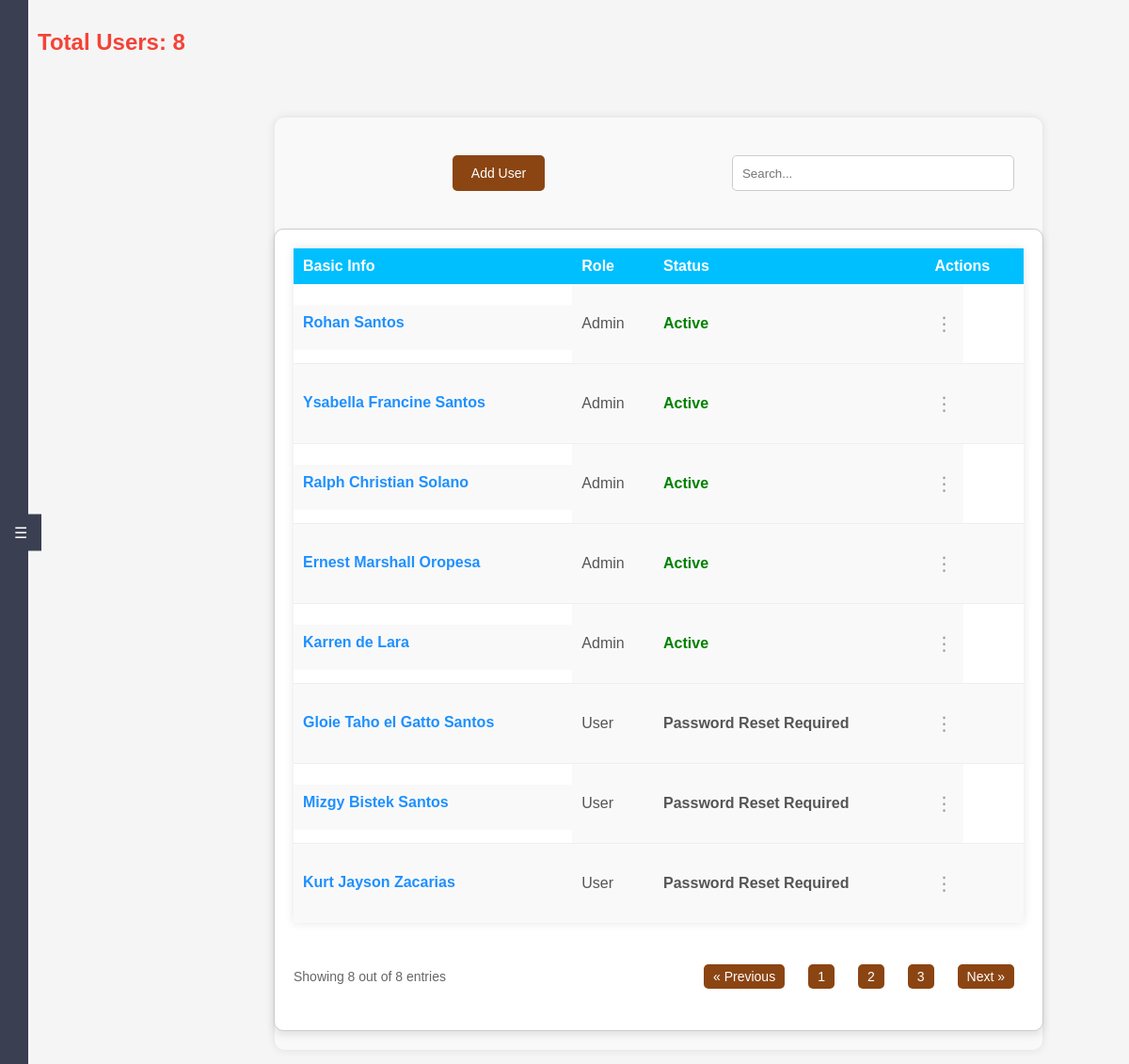
Before: /users (signed in) with the older database file.
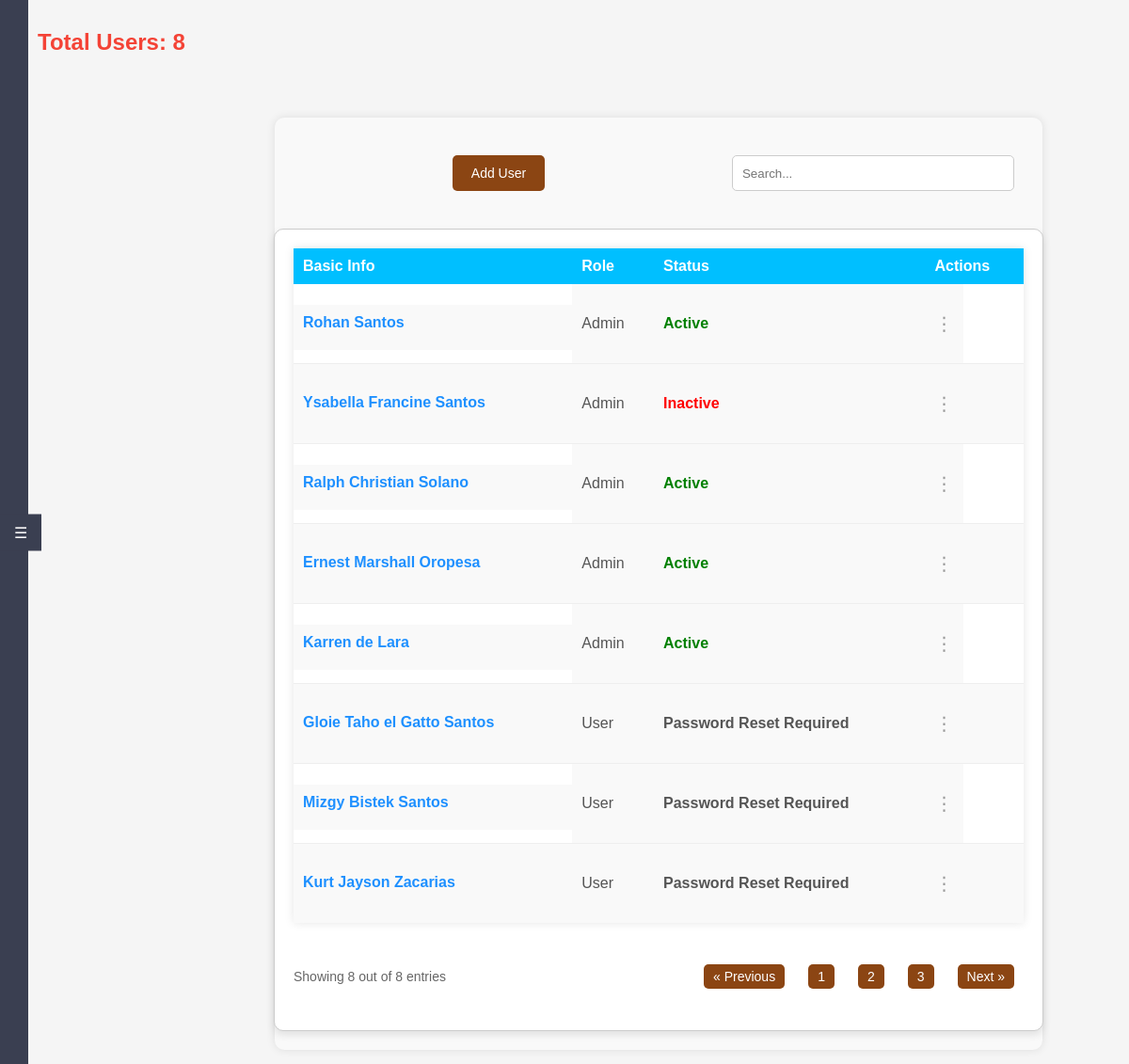
After: the same page with the newer database file.
### tables this page shows
CREATE TABLE "users" (
	"user_id"	INTEGER,
	"userstat_id"	INTEGER,
	"role_id"	INTEGER NOT NULL,
	"username"	TEXT NOT NULL,
	"first_name"	TEXT,
	"last_name"	TEXT,
	"middle_name"	TEXT,
	"email"	TEXT NOT NULL,
	"password_hash"	TEXT NOT NULL,
	"date_created"	DATE,
	"is_locked"	BOOLEAN DEFAULT 0,
	"failed_attempts"	INTEGER DEFAULT 0, otp TEXT, otp_attempts INTEGER DEFAULT 0, otp_expiry TIMESTAMP,
	PRIMARY KEY("user_id"),
	UNIQUE("email"),
	UNIQUE("username"),
	FOREIGN KEY("userstat_id") REFERENCES "userStatus"("userstat_id"),
	FOREIGN KEY("role_id") REFERENCES "Roles"("role_id")
);

CREATE TABLE "userStatus" (
	"userstat_id"	INTEGER NOT NULL UNIQUE,
	"userStatus"	TEXT NOT NULL,
	PRIMARY KEY("userstat_id" AUTOINCREMENT)
);

CREATE TABLE "Roles" (
	"role_id"	INTEGER,
	"role_name"	TEXT NOT NULL,
	PRIMARY KEY("role_id" AUTOINCREMENT)
);

### app.py (the view)
@app.route('/users')
@role_required([1])  # Only admin can access
def users():
    conn = get_db_connection()
    users = conn.execute('''
        SELECT u.user_id, u.first_name || " " || u.last_name AS name, u.date_created, r.role_name AS role, us.userStatus AS status
        FROM users u
        JOIN roles r ON u.role_id = r.role_id
        JOIN userStatus us ON u.userstat_id = us.userstat_id
    ''').fetchall()
    total_users = conn.execute('SELECT COUNT(*) as count FROM users').fetchone()['count']
    roles = conn.execute('SELECT role_id, role_name FROM roles').fetchall()
    statuses = conn.execute('SELECT userstat_id, userStatus FROM userStatus').fetchall()
    conn.close()
    return render_template('users.html', users=users, total_users=total_users, roles=roles, statuses=statuses)

### app.py (called while the page is built)
def role_required(roles):
    def decorator(f):
        @wraps(f)
        def decorated_function(*args, **kwargs):
            if 'role_id' not in session:
                flash('You need to be logged in to access this page.')
                return redirect(url_for('login'))
            user_role_id = session['role_id']
            if user_role_id not in roles:
                flash('You do not have permission to access this page.')
                return redirect(url_for('dashboard'))
            return f(*args, **kwargs)
        return decorated_function
    return decorator

def get_db_connection():
    conn = sqlite3.connect(app.config['DATABASE'], timeout=30)
    conn.execute('PRAGMA journal_mode=WAL')
    conn.row_factory = sqlite3.Row
    return conn

### templates/users.html (shortened to what this page needs)
<!DOCTYPE html>
<html lang="en">
<head>
    <link rel="stylesheet" href="{{ url_for('static', filename='styles.css') }}">
</head>
<body class="users-page">
    <body class="dashboard">
    <div class="sidebar-tab" id="sidebarTab">☰</div>
    <div id="sidebar" class="sidebar">
        <ul>
            <li><a href="{{ url_for('dashboard') }}">Dashboard</a></li>
            <li><a href="{{ url_for('profile') }}">Profile</a></li>
            <li><a href="{{ url_for('users') }}">Users</a></li>
            <li><a href="{{ url_for('treatments') }}">Treatment</a></li>
            <li><a href="{{ url_for('maintenance') }}">Maintenance</a></li>
            <li><a href="{{ url_for('inventory') }}">Inventory</a></li>
            <li><a href="{{ url_for('reports') }}">Reports</a></li>
            <li><a href="{{ url_for('payments') }}">Payments</a></li>
            <br>
            <br>
            <br>
            <br>
            <br>
            <br>
            <li><a href="{{ url_for('help') }}">Help</a></li>
            <li><a href="{{ url_for('about') }}">About</a></li>
            <li><a href="{{ url_for('logout') }}">Logout</a></li>
        </ul>
    </div>
    <header>
        <div class="header-left">
            <h1>‎ ‎ ‎ ‎ ‎ ‎ ‎Total Users: {{ total_users }}</h1>
        </div>
    </header>
    <div class="main-content">
        <div class="container">
            <div class="header-actions">
                <button class="add-user-btn" onclick="openModal()">Add User</button>
                <form class="search-form" action="{{ url_for('search') }}" method="get">
                    <input type="text" name="query" placeholder="Search...">
                </form>
            </div>
            <div class="table-container">
                <table class="user-table">
                    <thead>
                        <tr>
                            <th>Basic Info</th>
                            <th>Role</th>
                            <th>Status</th>
                            <th>Actions</th>
                        </tr>
                    </thead>
                    <tbody>
                        {% for user in users %}
                        <tr>
                            <td class="user-info">
                                <a href="#" class="name" onclick="viewUser({{ user.user_id }})">{{ user.name }}</a>
                            </td>
                            <td>{{ user.role }}</td>
                            <td class="status {% if user.status == 'Active' %}status-active{% elif user.status == 'Inactive' %}status-inactive{% elif user.status == 'Suspended' %}status-suspended{% elif user.status == 'Banned' %}status-banned{% elif user.status == 'Password Reset Required' %}status-password-reset{% elif user.status == 'Locked' %}status-locked{% endif %}">{{ user.status }}</td>
                            <td class="dropdown">
                                <button class="ellipsis-btn">⋮</button>
                            </td>
                        </tr>
                        {% endfor %}
                    </tbody>
                </table>
                <div class="pagination">
                    <div class="entries">
                        Showing {{ users|length }} out of {{ total_users }} entries
                    </div>
                    <ul class="page-numbers">
                        <li><a href="#">&laquo; Previous</a></li>
                        <li><a href="#">1</a></li>
                        <li><a href="#">2</a></li>
                        <li><a href="#">3</a></li>
                        <li><a href="#">Next &raquo;</a></li>
                    </ul>
                </div>
            </div>
        </div>
    </div>
</body>
</html>

Changed rows visible on the page:
changed users: status "Active" → "Inactive"
